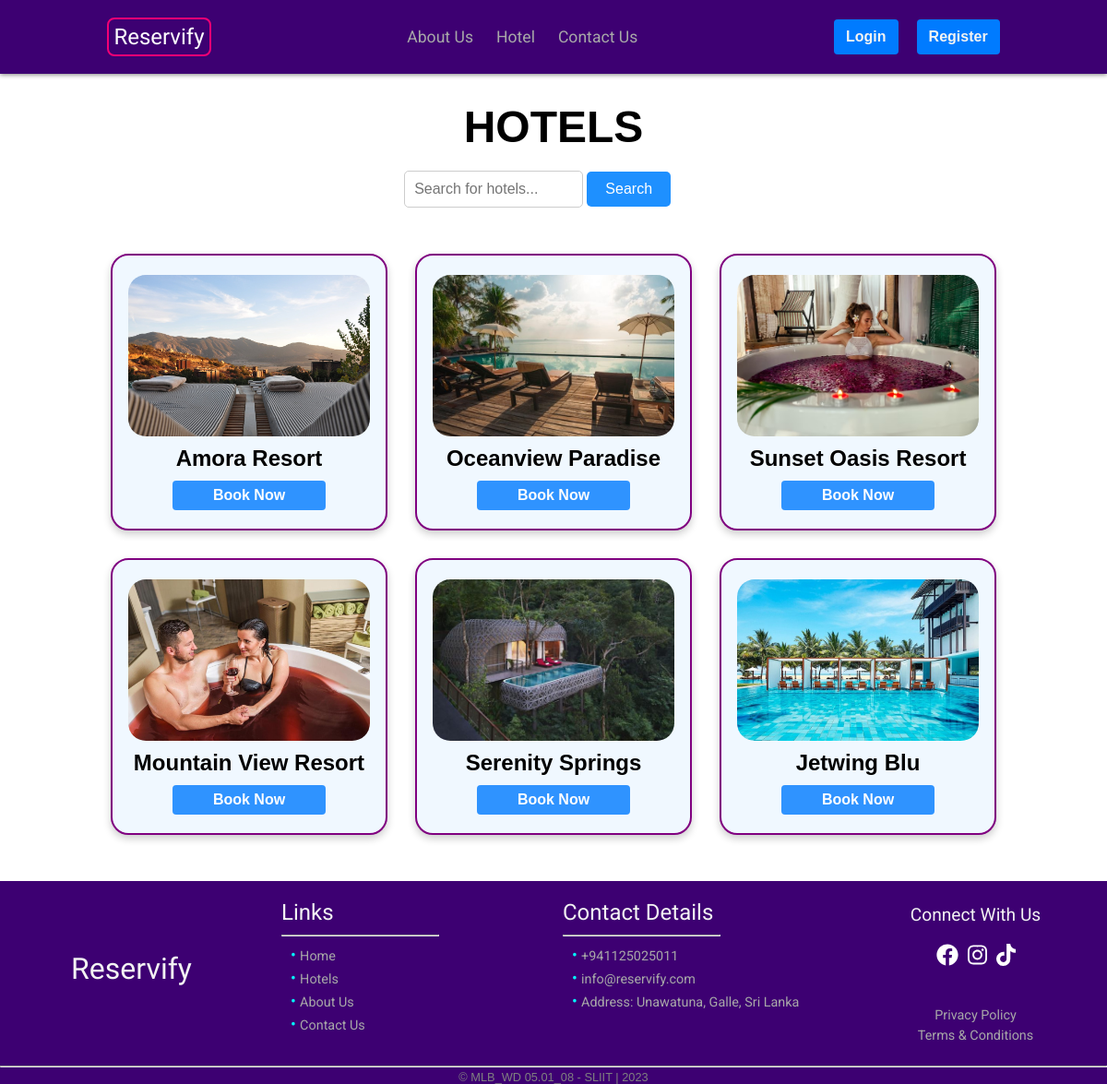
The app's page /hotel.php with its own data.
### tables this page shows
CREATE TABLE `hotel` (
  `hotel_id` int(11) NOT NULL,
  `hotel_name` varchar(100) NOT NULL,
  `description` text NOT NULL,
  `image` varchar(255) DEFAULT 'default.jpg',
  `owner_id` int(11) NOT NULL
);

### hotel.php (the view, shortened to what this page needs)
<!DOCTYPE html>
<html lang="en">
<head>
    <link rel="stylesheet" href="css/reset.css">
    <link rel="stylesheet" href="css/hotel.css">
</head>
<?php include "./partials/header.php" ?>
<body>
    <div class="main">
        <div class="title">
            <h1>HOTELS</h1>
        </div>
        <div class="search-container">
            <input type="text" id="hotelSearch" placeholder="Search for hotels...">
            <button onclick="searchHotels()">Search</button>
        </div>
        <div class="cardContainer">
            <?php
            require_once './conn.php';
            $query = "SELECT * FROM `hotel`";
            $result = mysqli_query($conn, $query);
            if ($result) {
                while ($row = mysqli_fetch_assoc($result)) {
                    $id = $row['hotel_id'];
                    $name = $row['hotel_name'];
                    $imgname = $row['image'];
                    echo '<div class="card">';
                    echo '<img src="./assets/hotel/' . $imgname . '" alt=hotel>';
                    echo '<h1>' . $name . '</h1>';
                    echo '<button onclick="location.href=\'./booking.php?hotel=' . $id . '\'" type="button">Book Now</button>';
                    echo '</div>';
                }
            }
            ?>
        </div>
    </div>
</body>
<?php include "./partials/footer.php" ?>
</html>

### css/hotel.css (style rules this page uses)
.main { display: flex; flex-direction: column; justify-content: center; align-items: center; }
.cardContainer { display: flex; flex-wrap: wrap; align-items: flex-start; justify-content: center; min-height: 80vh; height: auto; gap: 30px; padding: 50px; }
.title { font-size: 1.5rem; font-family: Arial, Helvetica, sans-serif; margin-top: 30px; text-align: center; }
.search-container { margin-top: 20px; }
#hotelSearch { padding: 10px; width: 60%; font-size: 16px; border: 1px solid #ccc; border-radius: 5px; }
.search-container button { padding: 10px 20px; font-size: 16px; background-color: dodgerblue; color: white; border: none; border-radius: 5px; cursor: pointer; }
.card { display: flex; flex-direction: column; align-items: center; justify-content: center; gap: 10px; box-shadow: 0 4px 8px 0 rgba(0, 0, 0, 0.2); width: 300px; height: 300px; padding: 10px; text-align: center; font-family: arial; border: 2px solid purple; border-radius: 1.2rem; background-color: aliceblue; transition: opacity 0.3s ease, transform 0.3s ease; }
.card img { border-radius: 1.2rem; height: 175px; width: 95%; object-fit: cover; }
.card h1 { font-size: 1.5rem; }
.card button { cursor: pointer; width: 60%; display: inline-block; font-weight: 400; text-align: center; border: 1px solid transparent; padding: .375rem .75rem; font-size: 1rem; font-weight: bold; border-radius: .25rem; color: #fff; background-color: #007bff; opacity: 0.8; transition: background-color 0.3s ease, transform 0.3s ease; }

### css/header.css (style rules this page uses)
:root { --black: #191919; --white: #f3f3f3; --bg-color: #3D0072; }
html { scroll-behavior: smooth; scroll-padding-top: 70px; }

### css/footer.css (style rules this page uses)
:root { --black: #191919; --white: #f3f3f3; --bg-color: #3D0072; }

### records on screen
hotel: image (picture), hotel_name "Amora Resort"
hotel: image (picture), hotel_name "Oceanview Paradise"
hotel: image (picture), hotel_name "Sunset Oasis Resort"
hotel: image (picture), hotel_name "Mountain View Resort"
hotel: image (picture), hotel_name "Serenity Springs"
hotel: image (picture), hotel_name "Jetwing Blu"
